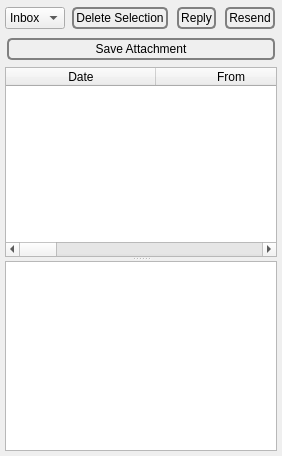
              <widget class="QWidget" name="tab_4">
               <attribute name="icon">
                <iconset resource="../Icons/icons.qrc">
                 <normaloff>:/nuvola/email.png</normaloff>:/nuvola/email.png</iconset>
               </attribute>
               <attribute name="title">
                <string>&amp;Read</string>
               </attribute>
               <layout class="QHBoxLayout" name="horizontalLayout">
                <property name="spacing">
                 <number>5</number>
                </property>
                <property name="leftMargin">
                 <number>5</number>
                </property>
                <property name="topMargin">
                 <number>5</number>
                </property>
                <property name="rightMargin">
                 <number>5</number>
                </property>
                <property name="bottomMargin">
                 <number>5</number>
                </property>
                <item>
                 <widget class="QSplitter" name="emailSplitter">
                  <property name="orientation">
                   <enum>Qt::Horizontal</enum>
                  </property>
                  <widget class="QWidget" name="verticalLayoutWidget_2">
                   <layout class="QVBoxLayout" name="verticalLayout_69">
                    <property name="spacing">
                     <number>5</number>
                    </property>
                    <item>
                     <layout class="QHBoxLayout" name="horizontalLayout_85">
                      <item>
                       <widget class="QComboBox" name="folder">
                        <property name="styleSheet">
                         <string notr="true">QPushButton {
 border: 2px solid gray;
 background-color: qlineargradient(x1: 0, y1: 0, x2: 0, y2: 1,
                                   stop: 0 #E0E0E0, stop: 1 #FFFFFF);
 border-radius: 5px;
 margin: 2px;
 padding: 2px;
 }


QPushButton:hover { 
background-color: qlineargradient(x1: 0, y1: 0, x2: 0, y2: 1,
                                   stop: 0 rgb(254,229,172), stop: 1 #FFFFFF);
background-position: top center; } 

QPushButton:pressed {
     background-color: darkgrey;
     border-style: inset;
 }</string>
                        </property>
                        <property name="sizeAdjustPolicy">
                         <enum>QComboBox::AdjustToContents</enum>
                        </property>
                        <property name="iconSize">
                         <size>
                          <width>40</width>
                          <height>40</height>
                         </size>
                        </property>
                        <item>
                         <property name="text">
                          <string>Inbox</string>
                         </property>
                         <property name="icon">
                          <iconset resource="../Icons/icons.qrc">
                           <normaloff>:/nuvola/inbox.png</normaloff>:/nuvola/inbox.png</iconset>
                         </property>
                        </item>
                        <item>
                         <property name="text">
                          <string>Sent</string>
                         </property>
                         <property name="icon">
                          <iconset resource="../Icons/icons.qrc">
                           <normaloff>:/nuvola/read.png</normaloff>:/nuvola/read.png</iconset>
                         </property>
                        </item>
                        <item>
                         <property name="text">
                          <string>Trash</string>
                         </property>
                         <property name="icon">
                          <iconset resource="../Icons/icons.qrc">
                           <normaloff>:/nuvola/full-trash.png</normaloff>:/nuvola/full-trash.png</iconset>
                         </property>
                        </item>
                       </widget>
                      </item>
                      <item>
                       <widget class="QPushButton" name="deleteEmail">
                        <property name="styleSheet">
                         <string notr="true">QPushButton {
 border: 2px solid gray;
 background-color: qlineargradient(x1: 0, y1: 0, x2: 0, y2: 1,
                                   stop: 0 #E0E0E0, stop: 1 #FFFFFF);
 border-radius: 5px;
 margin: 2px;
 padding: 2px;
 }


QPushButton:hover { 
background-color: qlineargradient(x1: 0, y1: 0, x2: 0, y2: 1,
                                   stop: 0 rgb(254,229,172), stop: 1 #FFFFFF);
background-position: top center; } 

QPushButton:pressed {
     background-color: darkgrey;
     border-style: inset;
 }</string>
                        </property>
                        <property name="text">
                         <string>Delete Selection</string>
                        </property>
                        <property name="icon">
                         <iconset resource="../Icons/icons.qrc">
                          <normaloff>:/nuvola/clear.png</normaloff>:/nuvola/clear.png</iconset>
                        </property>
                        <property name="iconSize">
                         <size>
                          <width>40</width>
                          <height>40</height>
                         </size>
                        </property>
                       </widget>
                      </item>
                      <item>
                       <widget class="QPushButton" name="reply">
                        <property name="styleSheet">
                         <string notr="true">QPushButton {
 border: 2px solid gray;
 background-color: qlineargradient(x1: 0, y1: 0, x2: 0, y2: 1,
                                   stop: 0 #E0E0E0, stop: 1 #FFFFFF);
 border-radius: 5px;
 margin: 2px;
 padding: 2px;
 }


QPushButton:hover { 
background-color: qlineargradient(x1: 0, y1: 0, x2: 0, y2: 1,
                                   stop: 0 rgb(254,229,172), stop: 1 #FFFFFF);
background-position: top center; } 

QPushButton:pressed {
     background-color: darkgrey;
     border-style: inset;
 }</string>
                        </property>
                        <property name="text">
                         <string>Reply</string>
                        </property>
                        <property name="icon">
                         <iconset resource="../Icons/icons.qrc">
                          <normaloff>:/nuvola/reply.png</normaloff>:/nuvola/reply.png</iconset>
                        </property>
                        <property name="iconSize">
                         <size>
                          <width>40</width>
                          <height>40</height>
                         </size>
                        </property>
                       </widget>
                      </item>
                      <item>
                       <widget class="QPushButton" name="resend">
                        <property name="styleSheet">
                         <string notr="true">QPushButton {
 border: 2px solid gray;
 background-color: qlineargradient(x1: 0, y1: 0, x2: 0, y2: 1,
                                   stop: 0 #E0E0E0, stop: 1 #FFFFFF);
 border-radius: 5px;
 margin: 2px;
 padding: 2px;
 }


QPushButton:hover { 
background-color: qlineargradient(x1: 0, y1: 0, x2: 0, y2: 1,
                                   stop: 0 rgb(254,229,172), stop: 1 #FFFFFF);
background-position: top center; } 

QPushButton:pressed {
     background-color: darkgrey;
     border-style: inset;
 }</string>
                        </property>
                        <property name="text">
                         <string>Resend</string>
                        </property>
                        <property name="icon">
                         <iconset resource="../Icons/icons.qrc">
                          <normaloff>:/nuvola/up.png</normaloff>:/nuvola/up.png</iconset>
                        </property>
                        <property name="iconSize">
                         <size>
                          <width>40</width>
                          <height>40</height>
                         </size>
                        </property>
                       </widget>
                      </item>
                     </layout>
                    </item>
                    <item>
                     <widget class="QPushButton" name="saveAttachment">
                      <property name="styleSheet">
                       <string notr="true">QPushButton {
 border: 2px solid gray;
 background-color: qlineargradient(x1: 0, y1: 0, x2: 0, y2: 1,
                                   stop: 0 #E0E0E0, stop: 1 #FFFFFF);
 border-radius: 5px;
 margin: 2px;
 padding: 2px;
 }


QPushButton:hover { 
background-color: qlineargradient(x1: 0, y1: 0, x2: 0, y2: 1,
                                   stop: 0 rgb(254,229,172), stop: 1 #FFFFFF);
background-position: top center; } 

QPushButton:pressed {
     background-color: darkgrey;
     border-style: inset;
 }</string>
                      </property>
                      <property name="text">
                       <string>Save Attachment</string>
                      </property>
                      <property name="icon">
                       <iconset resource="../Icons/icons.qrc">
                        <normaloff>:/generic/attach.png</normaloff>:/generic/attach.png</iconset>
                      </property>
                     </widget>
                    </item>
                    <item>
                     <widget class="QSplitter" name="readVerticalSplitter">
                      <property name="orientation">
                       <enum>Qt::Vertical</enum>
                      </property>
                      <widget class="QTableWidget" name="mail">
                       <property name="alternatingRowColors">
                        <bool>true</bool>
                       </property>
                       <property name="selectionMode">
                        <enum>QAbstractItemView::MultiSelection</enum>
                       </property>
                       <property name="selectionBehavior">
                        <enum>QAbstractItemView::SelectRows</enum>
                       </property>
                       <property name="horizontalScrollMode">
                        <enum>QAbstractItemView::ScrollPerPixel</enum>
                       </property>
                       <property name="sortingEnabled">
                        <bool>true</bool>
                       </property>
                       <attribute name="horizontalHeaderDefaultSectionSize">
                        <number>150</number>
                       </attribute>
                       <attribute name="horizontalHeaderStretchLastSection">
                        <bool>true</bool>
                       </attribute>
                       <column>
                        <property name="text">
                         <string>Date</string>
                        </property>
                       </column>
                       <column>
                        <property name="text">
                         <string>From</string>
                        </property>
                       </column>
                       <column>
                        <property name="text">
                         <string>Status</string>
                        </property>
                       </column>
                       <column>
                        <property name="text">
                         <string>Subject</string>
                        </property>
                       </column>
                       <column>
                        <property name="text">
                         <string>Attachment(s)</string>
                        </property>
                       </column>
                       <column>
                        <property name="text">
                         <string>goldbug</string>
                        </property>
                       </column>
                       <column>
                        <property name="text">
                         <string>message</string>
                        </property>
                       </column>
                       <column>
                        <property name="text">
                         <string>message_digest</string>
                        </property>
                       </column>
                       <column>
                        <property name="text">
                         <string>receiver_sender_hash</string>
                        </property>
                       </column>
                       <column>
                        <property name="text">
                         <string>hash</string>
                        </property>
                       </column>
                       <column>
                        <property name="text">
                         <string>signature</string>
                        </property>
                       </column>
                       <column>
                        <property name="text">
                         <string>OID</string>
                        </property>
                       </column>
                      </widget>
                      <widget class="QTextBrowser" name="mailMessage">
                       <property name="tabChangesFocus">
                        <bool>true</bool>
                       </property>
                       <property name="textInteractionFlags">
                        <set>Qt::LinksAccessibleByMouse|Qt::TextSelectableByKeyboard|Qt::TextSelectableByMouse</set>
                       </property>
                       <property name="openLinks">
                        <bool>false</bool>
                       </property>
                      </widget>
                     </widget>
                    </item>
                   </layout>
                  </widget>
                 </widget>
                </item>
               </layout>
              </widget>
